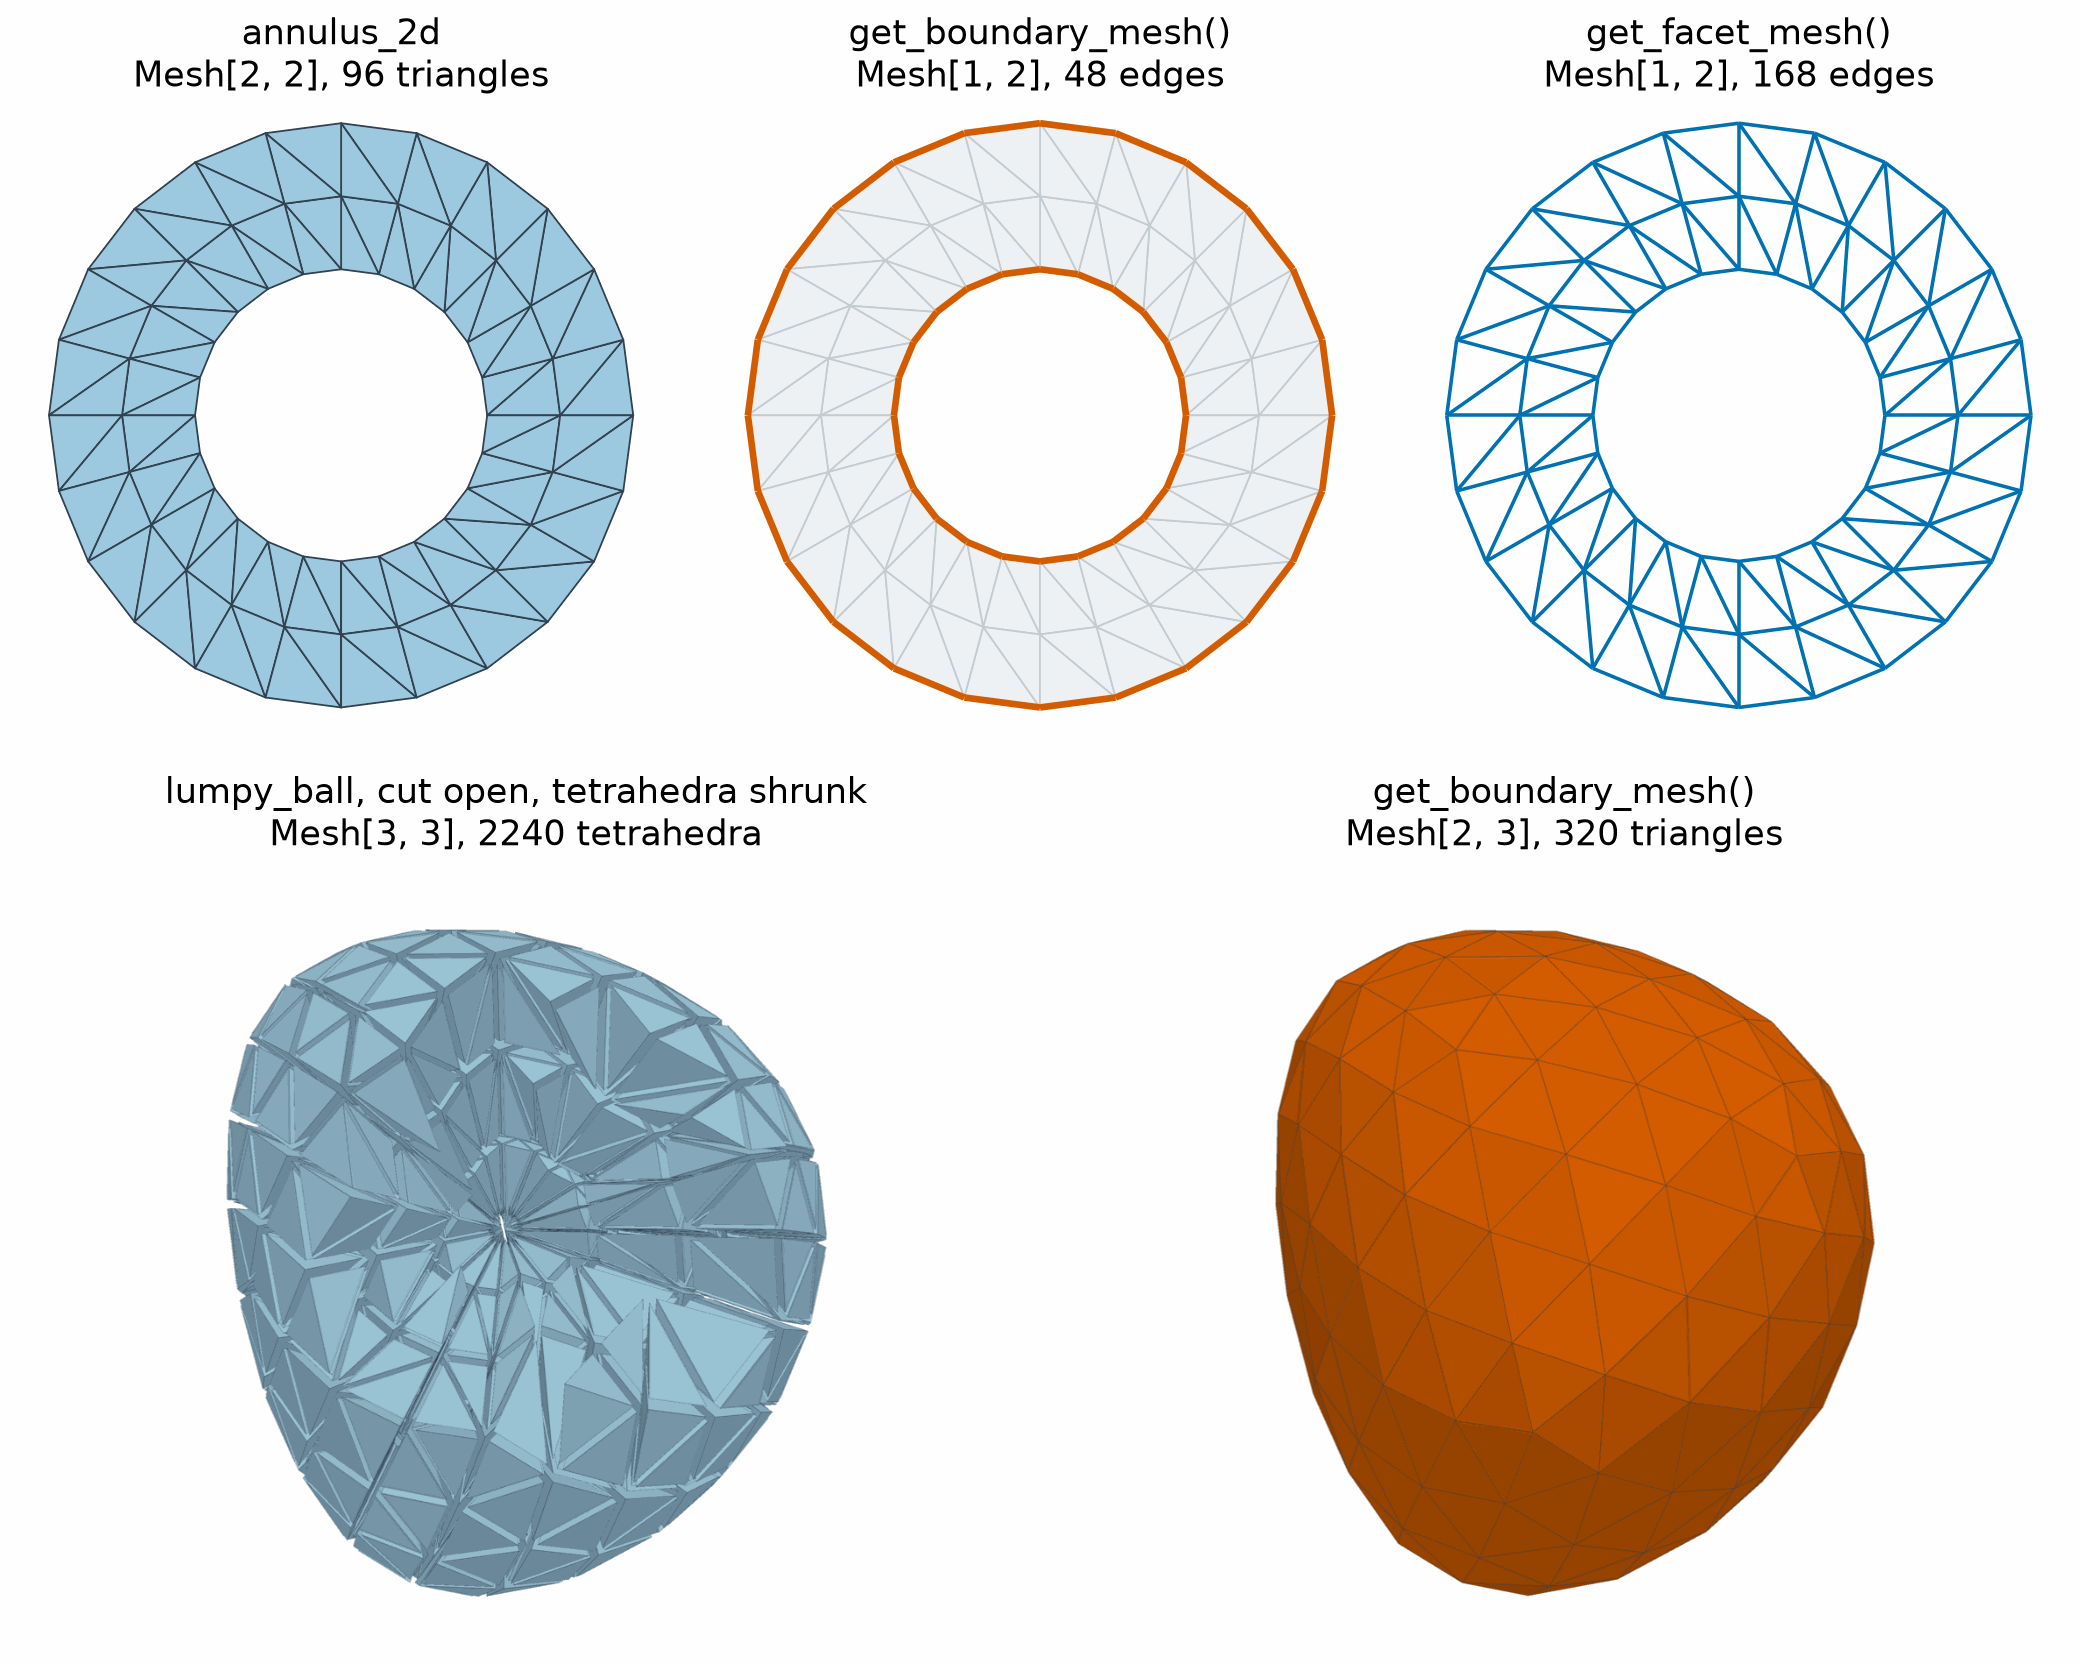

Write Python code to recreate this figure.
# SPDX-FileCopyrightText: Copyright (c) 2023 - 2026 NVIDIA CORPORATION & AFFILIATES.
# SPDX-FileCopyrightText: All rights reserved.
# SPDX-License-Identifier: Apache-2.0
#
# Licensed under the Apache License, Version 2.0 (the "License");
# you may not use this file except in compliance with the License.
# You may obtain a copy of the License at
#
# http://www.apache.org/licenses/LICENSE-2.0
#
# Unless required by applicable law or agreed to in writing, software
# distributed under the License is distributed on an "AS IS" BASIS,
# WITHOUT WARRANTIES OR CONDITIONS OF ANY KIND, either express or implied.
# See the License for the specific language governing permissions and
# limitations under the License.

"""Render boundary and facet meshes of a planar mesh and a tetrahedral mesh."""

from pathlib import Path

import matplotlib

matplotlib.use("Agg")

import matplotlib.pyplot as plt
import pyvista as pv
from matplotlib.collections import LineCollection, PolyCollection
from PIL import Image

from physicsnemo.mesh.io import to_pyvista
from physicsnemo.mesh.primitives.planar import annulus_2d
from physicsnemo.mesh.primitives.procedural import lumpy_ball

pv.OFF_SCREEN = True

OUTPUT = Path(__file__).parent / "boundaries_facets.png"

MESH_COLOR = "#9ecae1"
EDGE_COLOR = "#304050"
FAINT_COLOR = "#eef2f5"
FAINT_EDGE = "#c5ccd1"
BOUNDARY_COLOR = "#d55e00"
FACET_COLOR = "#0072b2"
VIEW_VECTOR = (1.0, -1.4, 0.9)

plt.rcParams.update({"font.size": 13})


def _label(mesh, noun):
    """Describe a mesh by its dimensions and cell count."""

    return f"Mesh[{mesh.n_manifold_dims}, {mesh.n_spatial_dims}], {mesh.n_cells} {noun}"


def _draw_triangles(axis, mesh, facecolor, edgecolor):
    """Fill the triangles of a planar mesh."""

    points = mesh.points.numpy()
    axis.add_collection(
        PolyCollection(
            points[mesh.cells.numpy()],
            facecolors=facecolor,
            edgecolors=edgecolor,
            linewidths=0.8,
        )
    )


def _draw_edges(axis, mesh, color, linewidth):
    """Draw the cells of a planar edge mesh as line segments."""

    points = mesh.points.numpy()
    axis.add_collection(
        LineCollection(points[mesh.cells.numpy()], colors=color, linewidths=linewidth)
    )


def _render(dataset, color):
    """Render a shaded PyVista dataset off-screen and return the image."""

    plotter = pv.Plotter(window_size=(900, 900))
    plotter.enable_anti_aliasing("ssaa")
    plotter.add_mesh(
        dataset,
        color=color,
        show_edges=True,
        edge_color=EDGE_COLOR,
        line_width=0.6,
        # Lower diffuse and no specular keep a saturated color, such as the
        # vermillion boundary, on its hue instead of washing it out to orange.
        ambient=0.5,
        diffuse=0.55,
        specular=0.0,
    )
    plotter.set_background("white")
    plotter.view_vector(VIEW_VECTOR, viewup=(0.0, 0.0, 1.0))
    plotter.reset_camera()
    plotter.camera.zoom(1.5)
    image = plotter.screenshot(return_img=True)
    plotter.close()
    return image


def main():
    """Generate the documentation image."""

    planar = annulus_2d.load(n_radial=3, n_angular=24)
    planar_boundary = planar.get_boundary_mesh()
    planar_facets = planar.get_facet_mesh()

    volume = lumpy_ball.load(noise_amplitude=0.2, seed=0)
    volume_boundary = volume.get_boundary_mesh()

    figure = plt.figure(figsize=(13.0, 10.4))
    grid = figure.add_gridspec(2, 6, height_ratios=(1.0, 1.25), hspace=0.18)
    planar_axes = [figure.add_subplot(grid[0, 2 * i : 2 * i + 2]) for i in range(3)]
    volume_axes = [figure.add_subplot(grid[1, 3 * i : 3 * i + 3]) for i in range(2)]

    _draw_triangles(planar_axes[0], planar, MESH_COLOR, EDGE_COLOR)
    planar_axes[0].set_title(f"annulus_2d\n{_label(planar, 'triangles')}")

    _draw_triangles(planar_axes[1], planar, FAINT_COLOR, FAINT_EDGE)
    _draw_edges(planar_axes[1], planar_boundary, BOUNDARY_COLOR, 3.0)
    planar_axes[1].set_title(f"get_boundary_mesh()\n{_label(planar_boundary, 'edges')}")

    _draw_edges(planar_axes[2], planar_facets, FACET_COLOR, 1.6)
    planar_axes[2].set_title(f"get_facet_mesh()\n{_label(planar_facets, 'edges')}")

    for axis in planar_axes:
        axis.set_xlim(-1.08, 1.08)
        axis.set_ylim(-1.08, 1.08)
        axis.set_aspect("equal")
        axis.set_axis_off()

    # Cut the ball open: drop the tetrahedra in the octant that faces the camera.
    facing = (volume.cell_centroids * volume.points.new_tensor(VIEW_VECTOR) > 0).all(1)
    cut = to_pyvista(volume).extract_cells((~facing).nonzero().squeeze(1).numpy())
    # Shrink each tetrahedron toward its centroid to show it.
    volume_axes[0].imshow(_render(cut.shrink(0.8), MESH_COLOR))
    volume_axes[0].set_title(
        f"lumpy_ball, cut open, tetrahedra shrunk\n{_label(volume, 'tetrahedra')}"
    )

    volume_axes[1].imshow(_render(to_pyvista(volume_boundary), BOUNDARY_COLOR))
    volume_axes[1].set_title(
        f"get_boundary_mesh()\n{_label(volume_boundary, 'triangles')}"
    )
    for axis in volume_axes:
        axis.set_axis_off()

    figure.subplots_adjust(left=0.01, right=0.99, bottom=0.01, top=0.94)
    figure.savefig(OUTPUT, dpi=160, facecolor="white")
    # A 256-color palette keeps the file small and looks the same.
    Image.open(OUTPUT).convert("RGB").quantize(
        colors=256, method=Image.Quantize.FASTOCTREE
    ).save(OUTPUT, optimize=True)
    plt.close(figure)
    print(f"Saved {OUTPUT}")


if __name__ == "__main__":
    main()
